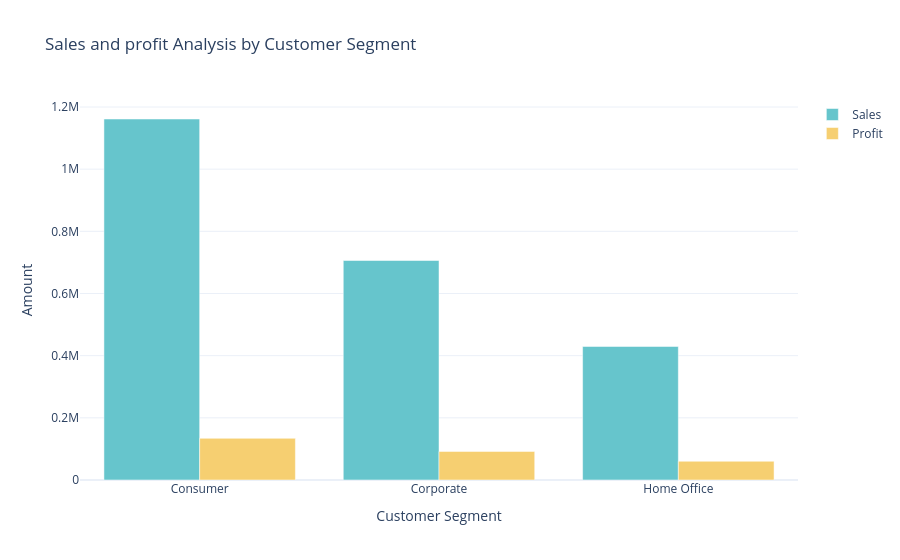

Notebook code cell kept with this figure:
### Code cell
sales_profit_by_segment=data.groupby('Segment').agg({'Sales':'sum','Profit':'sum'}).reset_index()

color_palette = colors.qualitative.Pastel

fig=go.Figure()
fig.add_trace(go.Bar(x=sales_profit_by_segment['Segment'],
                     y=sales_profit_by_segment['Sales'],
                     name='Sales',
                     marker_color=color_palette[0]))

fig.add_trace(go.Bar(x=sales_profit_by_segment['Segment'],
                     y=sales_profit_by_segment['Profit'],
                     name='Profit',
                     marker_color=color_palette[1]))

fig.update_layout(title='Sales and profit Analysis by Customer Segment',
                  xaxis_title='Customer Segment',yaxis_title='Amount')

fig.write_image("figure_73.png")
fig.show()

### Figure 1 — Plotly figure (JSON) as saved in the notebook; plotly's stock layout.template omitted (floating-point values rounded to 4 significant figures)
{"data": [{"marker": {"color": "rgb(102, 197, 204)"}, "name": "Sales", "type": "bar", "x": ["Consumer", "Corporate", "Home Office"], "y": [1161000.0, 706100.0, 429700.0]}, {"marker": {"color": "rgb(246, 207, 113)"}, "name": "Profit", "type": "bar", "x": ["Consumer", "Corporate", "Home Office"], "y": [134100.0, 91980.0, 60300.0]}], "layout": {"title": {"text": "Sales and profit Analysis by Customer Segment"}, "xaxis": {"title": {"text": "Customer Segment"}}, "yaxis": {"title": {"text": "Amount"}}}}
